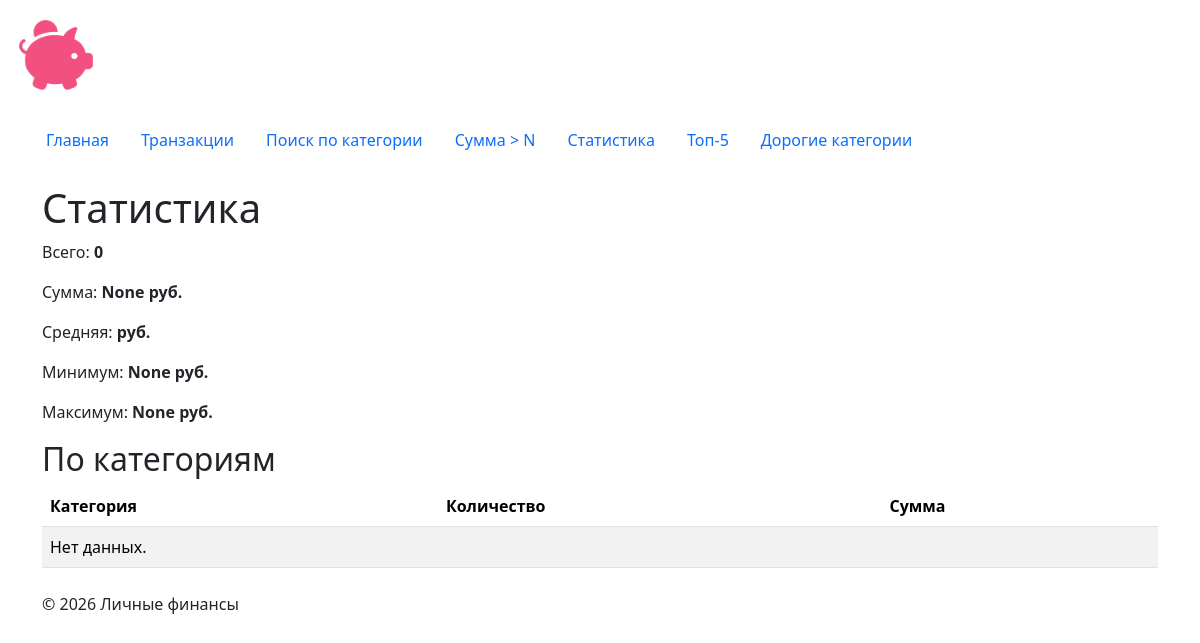
Page /stats/ on the earlier database version.
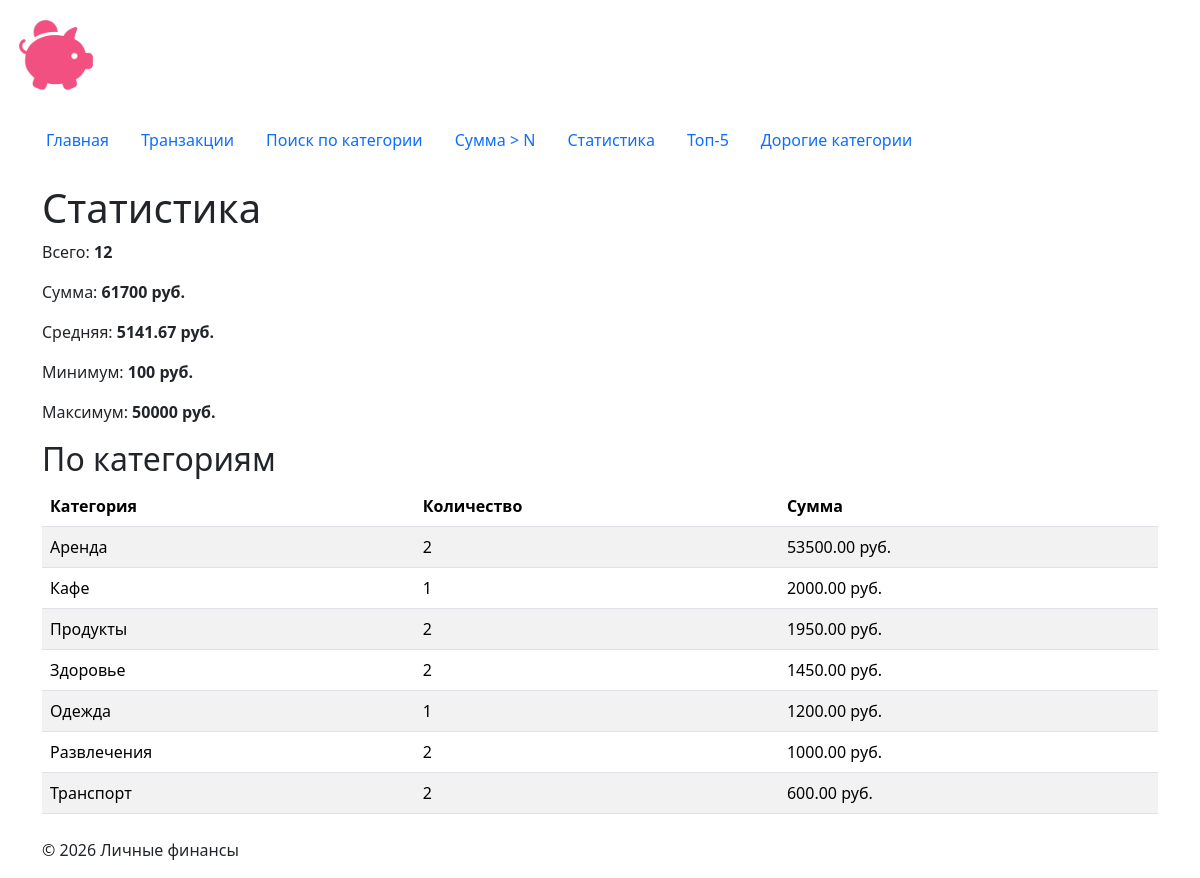
Same page on the later database version.
### transactions/models.py (models this page shows, shortened)
class Category(models.Model):
    name = models.CharField(max_length=100, verbose_name="Название категории")
    class Meta:
        verbose_name = "Категория"
        verbose_name_plural = "Категории"
        ordering = ["name"]

### transactions/views.py (the view)
# urls.py: path("", transaction_views.statistics_view, name="statistics"),
def statistics_view(request):
    summary = Transaction.objects.aggregate(
        total_count=Count("id"),
        total_amount=Sum("amount"),
        avg_amount=Avg("amount"),
        min_amount=Min("amount"),
        max_amount=Max("amount"),
    )
    categories = Category.objects.annotate(
        total=Sum("transactions__amount"),
        count=Count("transactions"),
    ).order_by("-total")
    return render(
        request,
        "stats/statistics.html",
        {"summary": summary, "categories": categories},
    )

### stats/templates/stats/statistics.html (shortened to what this page needs)
{% extends "base.html" %}
{% block content %}
<h1>Статистика</h1>
<p>Всего: <strong>{{ summary.total_count }}</strong></p>
<p>Сумма: <strong>{{ summary.total_amount }} руб.</strong></p>
<p>Средняя: <strong>{{ summary.avg_amount|floatformat:2 }} руб.</strong></p>
<p>Минимум: <strong>{{ summary.min_amount }} руб.</strong></p>
<p>Максимум: <strong>{{ summary.max_amount }} руб.</strong></p>
<h2>По категориям</h2>
<table class="table table-striped">
    <thead><tr><th>Категория</th><th>Количество</th><th>Сумма</th></tr></thead>
    <tbody>
    {% for c in categories %}
    <tr><td>{{ c.name }}</td><td>{{ c.count }}</td><td>{{ c.total|floatformat:2 }} руб.</td></tr>
    {% empty %}
    <tr><td colspan="3">Нет данных.</td></tr>
    {% endfor %}
    </tbody>
</table>
{% endblock %}

Differences in the rows shown:
added Category: name "Аренда", count "2", total "53500.00"
added Category: name "Кафе", count "1", total "2000.00"
added Category: name "Продукты", count "2", total "1950.00"
added Category: name "Здоровье", count "2", total "1450.00"
added Category: name "Одежда", count "1", total "1200.00"
added Category: name "Развлечения", count "2", total "1000.00"
added Category: name "Транспорт", count "2", total "600.00"
Other differences:
{{ summary.total_count }}: "0" → "12"
{{ summary.total_amount }}: "None" → "61700"
{{ summary.avg_amount|floatformat:2 }}: (not shown) → "5141.67"
{{ summary.min_amount }}: "None" → "100"
{{ summary.max_amount }}: "None" → "50000"
text no longer shown: "Нет данных."
